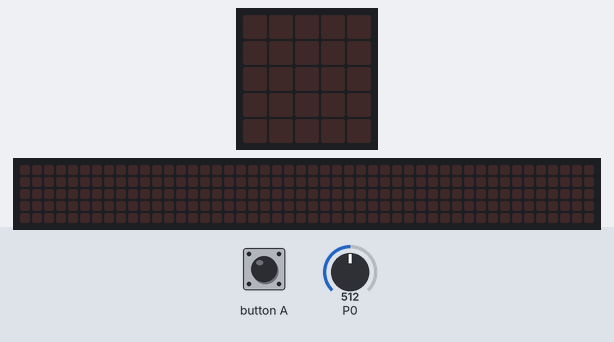
Recording of a program running on a simulated BBC micro:bit (MakeCode). On the bench: the board's 5×5 LED display, a strip that is not on the board, showing the scrolling text unrolled. The test bench sets the inputs (shaded band); at power-on: P0 = 512 (analog values on the 0–1023 scale). The 48×5 strip is a reading aid, not a part: it shows the text the display is scrolling, unrolled, one strip-width of it at a time.

Above: at 1.2 s.
1.3 s: button A pressed for 0.15 s
At 3.3 s:
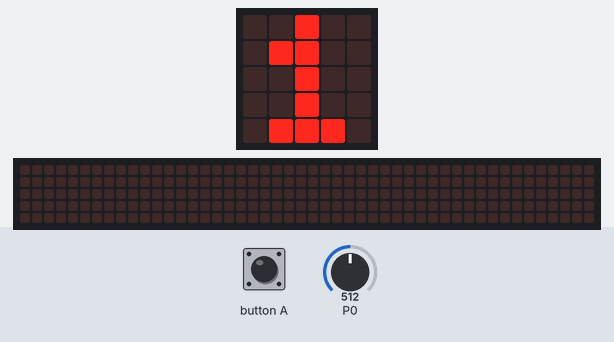
3.9 s: button A pressed for 0.15 s
At 6.2 s:
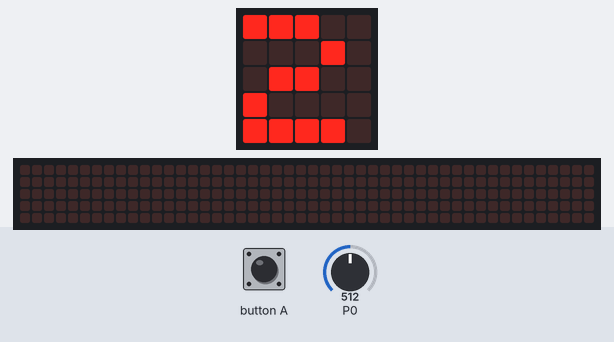
6.5 s: button A pressed for 0.15 s
At 11.77 s:
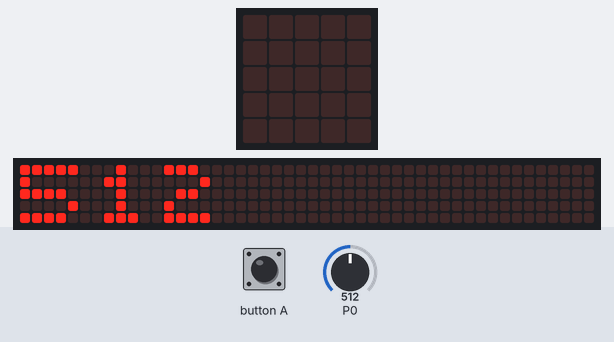
Timing chart, 0 to 13.3 s (numbered marks = the images above; inputs shaded):
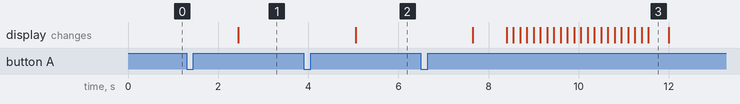

Measured:
- after the input at 1.3 s, the display: changes after 1.2 s (image 1)
- after the input at 3.9 s, the display: changes after 1.2 s (image 2)
- after the input at 6.5 s, the display: first changes after 1.2 s (image 3 shows a later state)
- what the display in image 3 shows lasts 0.4 s, from 11.6 s to 12.0 s

The program:

main.ts
```typescript
input.onButtonPressed(Button.A, function () {
    i += 1
    z = z + x
    w = z / i
    basic.pause(1000)
    basic.showNumber(i)
    if (i == 3) {
        basic.showNumber(w)
    }
})
let w = 0
let x = 0
let i = 0
let z = 0
z = 0
i = 0
basic.forever(function () {
    x = pins.analogReadPin(AnalogPin.P0)
})
```

test.ts
```typescript
// aquí va el archivo "tests"; esto no se compilará cuando este paquete se utilice como una extensión.
```
